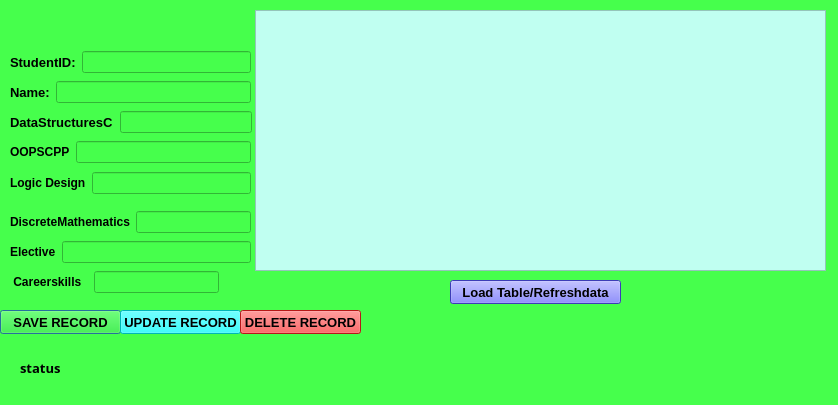
<?xml version="1.0" encoding="UTF-8"?>
<ui version="4.0">
 <class>Dialog</class>
 <widget class="QDialog" name="Dialog">
  <property name="geometry">
   <rect>
    <x>0</x>
    <y>0</y>
    <width>838</width>
    <height>405</height>
   </rect>
  </property>
  <property name="windowTitle">
   <string>Record</string>
  </property>
  <property name="styleSheet">
   <string notr="true">background-color: rgb(70, 255, 76);</string>
  </property>
  <widget class="QPushButton" name="pushButton">
   <property name="geometry">
    <rect>
     <x>0</x>
     <y>310</y>
     <width>121</width>
     <height>24</height>
    </rect>
   </property>
   <property name="font">
    <font>
     <pointsize>10</pointsize>
     <bold>true</bold>
    </font>
   </property>
   <property name="styleSheet">
    <string notr="true">background-color: rgb(0, 255, 0);</string>
   </property>
   <property name="text">
    <string>SAVE RECORD</string>
   </property>
  </widget>
  <widget class="QLabel" name="status">
   <property name="geometry">
    <rect>
     <x>20</x>
     <y>360</y>
     <width>231</width>
     <height>16</height>
    </rect>
   </property>
   <property name="font">
    <font>
     <family>Segoe Script</family>
     <pointsize>10</pointsize>
     <bold>true</bold>
    </font>
   </property>
   <property name="text">
    <string>status </string>
   </property>
  </widget>
  <widget class="QTableView" name="tableView">
   <property name="geometry">
    <rect>
     <x>255</x>
     <y>10</y>
     <width>571</width>
     <height>261</height>
    </rect>
   </property>
   <property name="styleSheet">
    <string notr="true">background-color: rgb(192, 255, 241);</string>
   </property>
   <property name="verticalScrollBarPolicy">
    <enum>Qt::ScrollBarAsNeeded</enum>
   </property>
   <property name="horizontalScrollBarPolicy">
    <enum>Qt::ScrollBarAsNeeded</enum>
   </property>
  </widget>
  <widget class="QPushButton" name="pushButton_load_tbl">
   <property name="geometry">
    <rect>
     <x>450</x>
     <y>280</y>
     <width>171</width>
     <height>24</height>
    </rect>
   </property>
   <property name="font">
    <font>
     <pointsize>10</pointsize>
     <bold>true</bold>
    </font>
   </property>
   <property name="styleSheet">
    <string notr="true">background-color: rgb(85, 85, 255);</string>
   </property>
   <property name="text">
    <string>Load Table/Refreshdata</string>
   </property>
  </widget>
  <widget class="QWidget" name="layoutWidget1">
   <property name="geometry">
    <rect>
     <x>10</x>
     <y>50</y>
     <width>241</width>
     <height>24</height>
    </rect>
   </property>
   <layout class="QHBoxLayout" name="horizontalLayout">
    <item>
     <widget class="QLabel" name="label">
      <property name="font">
       <font>
        <pointsize>10</pointsize>
        <bold>true</bold>
       </font>
      </property>
      <property name="text">
       <string>StudentID:</string>
      </property>
     </widget>
    </item>
    <item>
     <widget class="QLineEdit" name="txt_Id"/>
    </item>
   </layout>
  </widget>
  <widget class="QWidget" name="layoutWidget2">
   <property name="geometry">
    <rect>
     <x>10</x>
     <y>80</y>
     <width>241</width>
     <height>24</height>
    </rect>
   </property>
   <layout class="QHBoxLayout" name="horizontalLayout_2">
    <item>
     <widget class="QLabel" name="label_2">
      <property name="font">
       <font>
        <pointsize>10</pointsize>
        <bold>true</bold>
       </font>
      </property>
      <property name="text">
       <string>Name:</string>
      </property>
     </widget>
    </item>
    <item>
     <widget class="QLineEdit" name="txt_Name"/>
    </item>
   </layout>
  </widget>
  <widget class="QWidget" name="layoutWidget3">
   <property name="geometry">
    <rect>
     <x>10</x>
     <y>110</y>
     <width>242</width>
     <height>24</height>
    </rect>
   </property>
   <layout class="QHBoxLayout" name="horizontalLayout_3">
    <item>
     <widget class="QLabel" name="DS">
      <property name="font">
       <font>
        <pointsize>10</pointsize>
        <bold>true</bold>
       </font>
      </property>
      <property name="text">
       <string>DataStructuresC</string>
      </property>
     </widget>
    </item>
    <item>
     <widget class="QLineEdit" name="txt_DS"/>
    </item>
   </layout>
  </widget>
  <widget class="QWidget" name="layoutWidget4">
   <property name="geometry">
    <rect>
     <x>10</x>
     <y>140</y>
     <width>241</width>
     <height>24</height>
    </rect>
   </property>
   <layout class="QHBoxLayout" name="horizontalLayout_4">
    <item>
     <widget class="QLabel" name="OOPS">
      <property name="font">
       <font>
        <bold>true</bold>
       </font>
      </property>
      <property name="text">
       <string>OOPSCPP</string>
      </property>
     </widget>
    </item>
    <item>
     <widget class="QLineEdit" name="txt_OOPS"/>
    </item>
   </layout>
  </widget>
  <widget class="QWidget" name="layoutWidget5">
   <property name="geometry">
    <rect>
     <x>10</x>
     <y>170</y>
     <width>241</width>
     <height>26</height>
    </rect>
   </property>
   <layout class="QHBoxLayout" name="horizontalLayout_5">
    <item>
     <widget class="QLabel" name="LD">
      <property name="font">
       <font>
        <bold>true</bold>
       </font>
      </property>
      <property name="text">
       <string>Logic Design</string>
      </property>
     </widget>
    </item>
    <item>
     <widget class="QLineEdit" name="txt_LD"/>
    </item>
   </layout>
  </widget>
  <widget class="QWidget" name="layoutWidget6">
   <property name="geometry">
    <rect>
     <x>10</x>
     <y>210</y>
     <width>241</width>
     <height>24</height>
    </rect>
   </property>
   <layout class="QHBoxLayout" name="horizontalLayout_6">
    <item>
     <widget class="QLabel" name="DM">
      <property name="font">
       <font>
        <bold>true</bold>
       </font>
      </property>
      <property name="text">
       <string>DiscreteMathematics</string>
      </property>
     </widget>
    </item>
    <item>
     <widget class="QLineEdit" name="txt_DM"/>
    </item>
   </layout>
  </widget>
  <widget class="QWidget" name="layoutWidget7">
   <property name="geometry">
    <rect>
     <x>10</x>
     <y>240</y>
     <width>241</width>
     <height>24</height>
    </rect>
   </property>
   <layout class="QHBoxLayout" name="horizontalLayout_7">
    <item>
     <widget class="QLabel" name="Elective">
      <property name="font">
       <font>
        <bold>true</bold>
       </font>
      </property>
      <property name="text">
       <string>Elective</string>
      </property>
     </widget>
    </item>
    <item>
     <widget class="QLineEdit" name="txt_Elective"/>
    </item>
   </layout>
  </widget>
  <widget class="QWidget" name="layoutWidget8">
   <property name="geometry">
    <rect>
     <x>10</x>
     <y>270</y>
     <width>209</width>
     <height>24</height>
    </rect>
   </property>
   <layout class="QHBoxLayout" name="horizontalLayout_8">
    <item>
     <widget class="QLabel" name="CS">
      <property name="font">
       <font>
        <bold>true</bold>
       </font>
      </property>
      <property name="text">
       <string> Careerskills  </string>
      </property>
     </widget>
    </item>
    <item>
     <widget class="QLineEdit" name="txt_CS"/>
    </item>
   </layout>
  </widget>
  <widget class="QPushButton" name="pushButton_update">
   <property name="geometry">
    <rect>
     <x>120</x>
     <y>310</y>
     <width>121</width>
     <height>24</height>
    </rect>
   </property>
   <property name="font">
    <font>
     <pointsize>10</pointsize>
     <bold>true</bold>
    </font>
   </property>
   <property name="styleSheet">
    <string notr="true">background-color: rgb(0, 255, 255);</string>
   </property>
   <property name="text">
    <string>UPDATE RECORD</string>
   </property>
  </widget>
  <widget class="QPushButton" name="pushButton_delete">
   <property name="geometry">
    <rect>
     <x>240</x>
     <y>310</y>
     <width>121</width>
     <height>24</height>
    </rect>
   </property>
   <property name="font">
    <font>
     <pointsize>10</pointsize>
     <bold>true</bold>
    </font>
   </property>
   <property name="styleSheet">
    <string notr="true">background-color: rgb(255, 34, 34);</string>
   </property>
   <property name="text">
    <string>DELETE RECORD</string>
   </property>
  </widget>
 </widget>
 <resources/>
 <connections/>
</ui>
